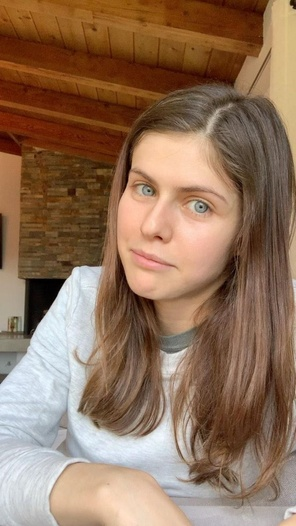
#> input picture Face Recognition Training Images/Alexandra Daddario/328236-1588249504.jpg, 296 x 526 px, shrunk from 640 x 1137 before the run, found by its file name; its folder holds only this picture in this run
$ python 16_Face_Recognition.py
#> lines starting #> are read from the running program, lines starting #| are printed output that depends on the picture
import os
import cv2
import numpy as np

people = []

# declaring an empty list, passing the path value and appending all the names of the folders
DIR = r'P:\Work\OpenCV Course\Face Recognition Training Images'
for i in os.listdir(DIR):
    people.append(i)
#> pass 2 of the loop `for i in os.listdir(DIR):`:

haar_cascade = cv2.CascadeClassifier('haarcascade_face.xml')

# creating a function
# our training set will contain two lists, features(image array of faces), labels()
features = []
labels = []

def create_train():
    # iterating through every person in the peoples list, and from the path grabbing the path individually for every person
    for person in people:
        path = os.path.join(DIR, person)
        label = people.index(person)
        # label is the associated index of the person we are currently training for in the people list

        # now we are inside the individual folders for every person, now we will make another loop
        # to iterate through the images inside every folder
        for image in os.listdir(path):
            image_path = os.path.join(path, image)
            # the os.path.join here, joins the folder path with all the images in that path

            # we can access the image using cv2.imread, now that we know it's path
            image_array = cv2.imread(image_path)
#> image_array is the input picture: shape (526, 296, 3); mean B, G, R 91.6, 114.6, 144.9
            gray = cv2.cvtColor(image_array, cv2.COLOR_BGR2GRAY)
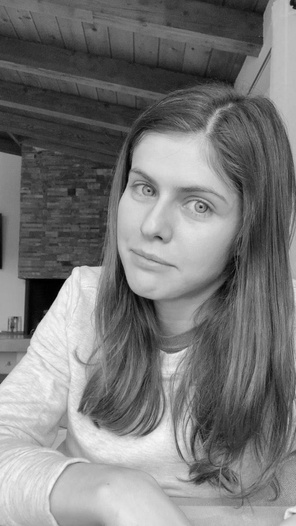
#> gray: shape (526, 296); min 0, max 248, mean 121.1
            # after converting it to grayscale, we will use the function to get the face detection
            # the coordinates for the rectangle
            face_rectangle = haar_cascade.detectMultiScale(gray, scaleFactor = 1.1, minNeighbors = 4)
#> face_rectangle = [[92, 137, 151, 151]]

            for (x, y, w, h) in face_rectangle:
                # region of interest in the image, basically where the face was detected using haar_cascade
                face_roi = gray[y:y + h, x:x + w]

                #now we have the database of faces, we can append them to the list
                features.append(face_roi)
                # label is basically the index, the idea behind it is to reduce the strain by
                # mapping the string value with a key
                labels.append(label)
#> this loop made 1 pass
#> pass 1, in create_train, `face_roi = gray[y:y + h, x:x + w]`:
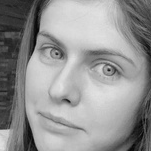
#> face_roi: shape (151, 151); min 6, max 226, mean 147.6
#> after the loop, features = 1 item; labels = [0]
#> pass 2 of the loop in create_train, `for person in people:`:
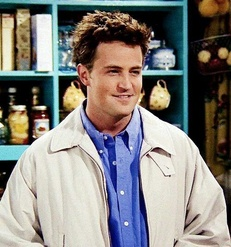
#> input picture Face Recognition Training Images/Chandler/1.jpg, 231 x 247 px, shrunk from 500 x 535 before the run, found by its file name
#> in create_train, image_array is the input picture: shape (247, 231, 3); mean B, G, R 126.6, 130.2, 133.1
#> in create_train, `gray = cv2.cvtColor(image_array, cv2.COLOR_BGR2GRAY)`:
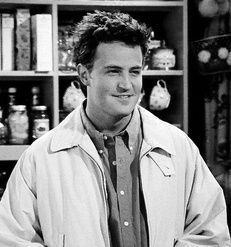
#> gray: shape (247, 231); min 0, max 255, mean 130.7
#> face_rectangle = [[4, 104, 28, 28], [92, 47, 63, 63], [136, 129, 65, 65]]
#> the loop in create_train, `for (x, y, w, h) in face_rectangle:` made 3 passes
#> pass 3, in create_train, `face_roi = gray[y:y + h, x:x + w]`:
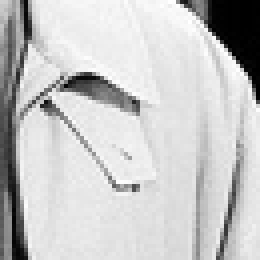
#> face_roi: shape (65, 65) (shown 4 times larger); min 0, max 255, mean 197.9
#> after the loop in create_train, `for (x, y, w, h) in face_rectangle:`: features = 4 items; labels = [0, 1, 1, 1]

create_train()
print(f'Features = {len(features)}')
print(f'Labels = {len(labels)}')
print('Training Done :3')

#then we are converting the features and labels list, into numpy arrays
features = np.array(features, dtype = 'object')
labels = np.array(labels)

face_recognizer = cv2.face.LBPHFaceRecognizer_create()
# train the recognizer on features and labels
face_recognizer.train(features, labels)
print(people)

face_recognizer.save('Face_trained.yml')
np.save('Features.npy', features)
np.save('Labels.npy', labels)
